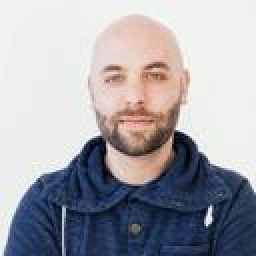
#> input picture 06_face_swap/samples/target_woman.jpg, 128 x 128 px (shown 2 times larger); its folder holds 2 pictures in this run
$ python test_engine.py
#> lines starting #> are read from the running program, lines starting #| are printed output that depends on the picture; after the words box and inside, x2 and y2 are one past the last pixel; in counts of white or black regions, pixels touching at a corner belong together
### 06_face_swap/face_swap_engine.py
"""
Face Swap Engine (no streamlit imports -> headless-testable).

Pipeline (primary):  mediapipe FaceLandmarker (tasks API, v1.x) -> ~130 face
landmark points on source & target -> shared Delaunay triangulation -> per-triangle
affine warp maps the SOURCE face texture onto the TARGET face geometry -> per-channel
color transfer (source skin tone matched to target lighting) -> Poisson seamless clone
of the face-hull region onto the target photo.

Fallback (OpenCV-only, if mediapipe missing / no mesh found): Haar frontal-face
boxes + eye detection -> partial-affine (similarity) warp source->target ->
elliptical mask -> seamless clone.

CPU only. Mediapipe model: mediapipe_models/face_landmarker.task (resolved next to
this file).
"""

import os
import time

import numpy as np
import cv2

_ENGINE_DIR = os.path.dirname(os.path.abspath(__file__))
_MODEL_PATH = os.path.join(_ENGINE_DIR, "mediapipe_models", "face_landmarker.task")

MAX_DIM = 1100  # working resolution cap (keeps CPU warp fast, demo-grade output)

# ----------------------------------------------------------------------------
# mediapipe availability (imported lazily so the Haar fallback works without it)
# ----------------------------------------------------------------------------
def mediapipe_status():
    """Return dict: available(bool), model_exists(bool), version(str|None)."""
    info = {"available": False, "model_exists": os.path.isfile(_MODEL_PATH), "version": None}
    try:
        import mediapipe as mp  # noqa: F401
        info["available"] = True
        info["version"] = getattr(mp, "__version__", "?")
    except Exception:
        pass
    return info


_LANDMARKER = None


def _get_landmarker():
    """Lazily created FaceLandmarker singleton (mediapipe 1.x tasks API)."""
    global _LANDMARKER
    if _LANDMARKER is not None:
        return _LANDMARKER
    if not os.path.isfile(_MODEL_PATH):
        raise FileNotFoundError(f"FaceLandmarker model missing: {_MODEL_PATH}")
    from mediapipe.tasks import python as mp_py
    from mediapipe.tasks.python import vision as mp_vision

    opts = mp_vision.FaceLandmarkerOptions(
        base_options=mp_py.BaseOptions(model_asset_path=_MODEL_PATH),
        running_mode=mp_vision.RunningMode.IMAGE,
        num_faces=1,
    )
    _LANDMARKER = mp_vision.FaceLandmarker.create_from_options(opts)
    return _LANDMARKER


# ----------------------------------------------------------------------------
# Image IO / prep
# ----------------------------------------------------------------------------
def decode_image(data):
    """Decode JPEG/PNG/... bytes -> BGR uint8 ndarray (alpha composited on white)."""
    if isinstance(data, np.ndarray):
        img = data
    else:
        arr = np.frombuffer(data, np.uint8)
        img = cv2.imdecode(arr, cv2.IMREAD_UNCHANGED)
    if img is None:
        raise ValueError("Could not decode image - unsupported format?")
    if img.ndim == 2:
        img = cv2.cvtColor(img, cv2.COLOR_GRAY2BGR)
    elif img.shape[2] == 4:
        alpha = img[:, :, 3:4].astype(np.float32) / 255.0
        rgb = img[:, :, :3].astype(np.float32)
        img = (rgb * alpha + 255.0 * (1.0 - alpha)).astype(np.uint8)
    return img


def _working_size(img, max_dim=MAX_DIM):
    h, w = img.shape[:2]
    scale = 1.0
    if max(h, w) > max_dim:
        scale = max_dim / float(max(h, w))
        img = cv2.resize(img, (int(round(w * scale)), int(round(h * scale))),
                         interpolation=cv2.INTER_AREA)
    return img


# [5 lines left out: function to_png_bytes, not called in this run]


# ----------------------------------------------------------------------------
# Landmark / face detection
# ----------------------------------------------------------------------------
def _mesh_points(bgr):
    """mediapipe FaceLandmarker -> (478,2) float32 pixel points or None."""
    try:
        landmarker = _get_landmarker()
        import mediapipe as mp
        rgb = cv2.cvtColor(bgr, cv2.COLOR_BGR2RGB)
        mimg = mp.Image(image_format=mp.ImageFormat.SRGB, data=rgb)
        res = landmarker.detect(mimg)
        if not res.face_landmarks:
            return None
        h, w = bgr.shape[:2]
        pts = np.array([(lm.x * w, lm.y * h) for lm in res.face_landmarks[0]],
                       dtype=np.float32)
        return pts
    except Exception:
        return None


def _haar_faces(bgr):
    """Largest face box (x,y,w,h) found by Haar cascades, or None."""
    gray = cv2.cvtColor(bgr, cv2.COLOR_BGR2GRAY)
    gray = cv2.equalizeHist(gray)
    best = None
    for cname in ("haarcascade_frontalface_default.xml",
                  "haarcascade_frontalface_alt2.xml"):
        cc = cv2.CascadeClassifier(cv2.data.haarcascades + cname)
        faces = cc.detectMultiScale(gray, 1.1, 5, minSize=(40, 40))
        for (x, y, w, h) in faces:
            if best is None or w * h > best[2] * best[3]:
                best = (int(x), int(y), int(w), int(h))
    return best


def _haar_eyes(bgr, box):
    """Two largest eyes inside box -> ((lx,ly),(rx,ry)) centers or None."""
    x, y, w, h = box
    roi = bgr[max(0, y):y + h, max(0, x):x + w]
    if roi.size == 0:
        return None
    gray = cv2.cvtColor(roi, cv2.COLOR_BGR2GRAY)
    cc = cv2.CascadeClassifier(cv2.data.haarcascades + "haarcascade_eye.xml")
    eyes = cc.detectMultiScale(gray, 1.1, 4, minSize=(max(8, w // 10), max(8, w // 10)))
    if len(eyes) < 2:
        return None
    eyes = sorted(eyes, key=lambda e: e[2] * e[3], reverse=True)[:2]
    eyes = sorted(eyes, key=lambda e: e[0])  # left-to-right
    lc = (x + eyes[0][0] + eyes[0][2] / 2.0, y + eyes[0][1] + eyes[0][3] / 2.0)
    rc = (x + eyes[1][0] + eyes[1][2] / 2.0, y + eyes[1][1] + eyes[1][3] / 2.0)
    return (np.float32(lc), np.float32(rc))


# ----------------------------------------------------------------------------
# Shared helpers
# ----------------------------------------------------------------------------
# Face-landmark subset (face oval + brows + eyes + nose + lips), order kept.
# Standard mediapipe index set used for face warp / swap pipelines.
FACE_INDICES = list(dict.fromkeys([
    # outer face oval (forehead -> right jaw -> chin -> left jaw -> forehead)
    10, 338, 297, 332, 284, 251, 389, 356, 454, 323, 361, 288, 397, 365, 379,
    378, 400, 377, 152, 148, 176, 149, 150, 136, 172, 58, 132, 93, 234, 127,
    162, 21, 54, 103, 67, 109,
    # brows
    70, 63, 105, 66, 107, 336, 296, 334, 293, 300,
    # eyes (no iris)
    33, 7, 163, 144, 145, 153, 154, 155, 133, 362, 382, 381, 380, 374, 373,
    390, 249, 263,
    # nose
    1, 2, 98, 327, 49, 279, 97, 326, 168, 6, 195, 5, 4,
    # lips
    61, 146, 91, 181, 84, 17, 314, 405, 321, 375, 291, 78, 95, 88, 178, 87,
    14, 317, 402, 318, 324, 308,
]))


def _mask_from_points(shape, pts):
    m = np.zeros(shape[:2], np.uint8)
    cv2.fillConvexPoly(m, np.int32(cv2.convexHull(pts.astype(np.float32))), 255)
    return m


def _color_transfer(src, tgt, poly_src, poly_tgt):
    """Match source face tone/contrast to target face (per BGR channel)."""
    m1 = _mask_from_points(src.shape, poly_src)
    m2 = _mask_from_points(tgt.shape, poly_tgt)
    s1 = src[m1 > 0].reshape(-1, 3).astype(np.float32)
    s2 = tgt[m2 > 0].reshape(-1, 3).astype(np.float32)
    if len(s1) < 80 or len(s2) < 80:
        return src
    ms, mt = s1.mean(axis=0), s2.mean(axis=0)
    ss, st = s1.std(axis=0) + 1e-6, s2.std(axis=0) + 1e-6
    ratio = np.clip(st / ss, 0.5, 2.2)
    out = (src.astype(np.float32) - ms) * ratio + mt
    return np.clip(out, 0, 255).astype(np.uint8)


def _composite(canvas, tgt, mask255):
    """Poisson seamless clone (NORMAL_CLONE), alpha blend fallback if it fails."""
    try:
        ys, xs = np.nonzero(mask255)
        center = (int(xs.mean()), int(ys.mean()))
        return cv2.seamlessClone(canvas, tgt, mask255, center, cv2.NORMAL_CLONE)
    except Exception:
        m = cv2.GaussianBlur(mask255, (0, 0), 3).astype(np.float32) / 255.0
        return (tgt.astype(np.float32) * (1 - m[..., None]) +
                canvas.astype(np.float32) * m[..., None]).astype(np.uint8)


# [51 lines left out: functions _delaunay_tris, _warp_by_triangles, not called in this run]


# ----------------------------------------------------------------------------
# Main swap (primary + fallback)
# ----------------------------------------------------------------------------
def swap_faces(src_data, tgt_data):
    """Swap SOURCE face onto TARGET photo. Returns (result_bgr, info dict)."""
    t0 = time.time()
    src = _working_size(decode_image(src_data))
    tgt = _working_size(decode_image(tgt_data))

    # -- try landmark path ---------------------------------------------------
    pts_src, pts_tgt = _mesh_points(src), _mesh_points(tgt)
    if pts_src is not None and pts_tgt is not None:
        result, method = _swap_landmarks(src, tgt, pts_src, pts_tgt)
    else:
        result, method = _swap_haar(src, tgt)

    info = {
        "method": method,
        "time_ms": int((time.time() - t0) * 1000),
        "src_shape": (src.shape[1], src.shape[0]),
        "tgt_shape": (tgt.shape[1], tgt.shape[0]),
        "out_shape": (result.shape[1], result.shape[0]),
    }
    return result, info


# [31 lines left out: function _swap_landmarks, not called in this run]


def _swap_haar(src, tgt):
    """OpenCV-only fallback: Haar boxes/eyes -> similarity warp -> ellipse blend."""
    bs, bt = _haar_faces(src), _haar_faces(tgt)
    if bs is None or bt is None:
        raise ValueError(
            "No face detected. Use a clear, front-facing photo of one person "
            "(good lighting, face filling most of the frame)."
        )
    es, et = _haar_eyes(src, bs), _haar_eyes(tgt, bt)

    def box_pts(box, eye):
        x, y, w, h = box
        pts = []
        if eye:
            pts += [eye[0], eye[1], ((eye[0][0] + eye[1][0]) / 2, (eye[0][1] + eye[1][1]) / 2)]
        pts.append((x + w / 2.0, y + h * 0.62))  # chin estimate
        return np.float32(pts)

    ps, pt = box_pts(bs, es), box_pts(bt, et)
    if len(ps) == len(pt) and len(ps) >= 2:
        M, _ = cv2.estimateAffinePartial2D(ps, pt)
    else:  # geometry from box centers only (no eyes)
        cs = (bs[0] + bs[2] / 2.0, bs[1] + bs[3] / 2.0)
        ct = (bt[0] + bt[2] / 2.0, bt[1] + bt[3] / 2.0)
        s = (bt[2] / float(bs[2]) + bt[3] / float(bs[3])) / 2.0
        M = np.float32([[s, 0, ct[0] - s * cs[0]], [0, s, ct[1] - s * cs[1]]])
    if M is None:
        raise ValueError("Could not align the two faces.")

    # color-correct source using box regions, then warp full frame
    src_c = _color_transfer(src, tgt,
                            np.float32([[bs[0], bs[1]], [bs[0] + bs[2], bs[1]],
                                        [bs[0] + bs[2], bs[1] + bs[3]], [bs[0], bs[1] + bs[3]]]),
                            np.float32([[bt[0], bt[1]], [bt[0] + bt[2], bt[1]],
                                        [bt[0] + bt[2], bt[1] + bt[3]], [bt[0], bt[1] + bt[3]]]))
    h, w = tgt.shape[:2]
    canvas = cv2.warpAffine(src_c, M, (w, h), flags=cv2.INTER_LINEAR,
                            borderMode=cv2.BORDER_REFLECT_101)
    x, y, bw, bh = bt
    mask = np.zeros((h, w), np.uint8)
    cv2.ellipse(mask, (int(x + bw / 2), int(y + bh * 0.44)),
                (int(bw * 0.46), int(bh * 0.55)), 0, 0, 360, 255, -1)
    mask = cv2.GaussianBlur(mask, (0, 0), 2)
    result = _composite(canvas, tgt, mask)
    return result, "OpenCV Haar (fallback)"

### 06_face_swap/test_engine.py
"""Headless verification of the face swap engine on the bundled sample pair."""
import os
import sys

import cv2
import numpy as np

import face_swap_engine as fse

ROOT = os.path.dirname(os.path.abspath(__file__))
SRC = os.path.join(ROOT, "samples", "source_man.jpg")
TGT = os.path.join(ROOT, "samples", "target_woman.jpg")
OUT = os.path.join(ROOT, "result_test_man2woman.png")

def mean_abs_diff(a, b):
    a = cv2.resize(a, (b.shape[1], b.shape[0])) if a.shape != b.shape else a
    return float(np.abs(a.astype(np.int16) - b.astype(np.int16)).mean())

def main():
    with open(SRC, "rb") as f:
        src_bytes = f.read()
    with open(TGT, "rb") as f:
        tgt_bytes = f.read()

    src_img = fse.decode_image(src_bytes)
#> in decode_image, img is the input picture: shape (128, 128, 3); mean B, G, R 170.5, 164.4, 164.7
    tgt_img = fse.decode_image(tgt_bytes)
    print(f"mediapipe status: {fse.mediapipe_status()}")
    print(f"source {src_img.shape[1]}x{src_img.shape[0]}  target {tgt_img.shape[1]}x{tgt_img.shape[0]}")
#| source 128x128  target 128x128

    # face-detection smoke check
    from face_swap_engine import _mesh_points, _haar_faces
    ms, mt = _mesh_points(src_img), _mesh_points(tgt_img)
    print("mesh src:", ms is not None, " mesh tgt:", mt is not None,
          " haar src:", _haar_faces(src_img) is not None,
          " haar tgt:", _haar_faces(tgt_img) is not None)
#> in _haar_faces, `gray = cv2.equalizeHist(gray)`:
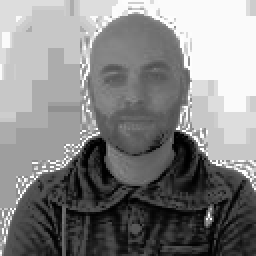
#> gray: shape (128, 128) (shown 2 times larger); min 0, max 255, mean 132.4
#> the loop in _haar_faces, `for cname in ("haarcascade_frontalface_default.xml", "haarcascade_fron..` made 2 passes
#> faces on passes 1 to 2: [[41, 18, 53, 53]], [[42, 19, 51, 51]]
#> after the loop in _haar_faces, `for cname in ("haarcascade_frontalface_default.xml",`: best = (41, 18, 53, 53)
#> in _haar_faces (call 2), `gray = cv2.equalizeHist(gray)`:
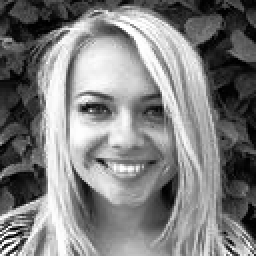
#> gray: shape (128, 128) (shown 2 times larger); min 0, max 255, mean 128.1
#> the loop in _haar_faces (call 2), `for cname in ("haarcascade_frontalface_default.xml", "haarcascade_fron..` made 2 passes
#> faces on passes 1 to 2: [[22, 24, 80, 80]], [[24, 26, 76, 76]]
#> after the loop in _haar_faces (call 2), `for cname in ("haarcascade_frontalface_default.xml",`: best = (22, 24, 80, 80)
#| mesh src: False  mesh tgt: False  haar src: True  haar tgt: True

    result, info = fse.swap_faces(src_bytes, tgt_bytes)
#> in _working_size, `h, w = img.shape[:2]`: h = 128
#> in _swap_haar, `bs, bt = _haar_faces(src), _haar_faces(tgt)`: bs = (41, 18, 53, 53); bt = (22, 24, 80, 80)
#> in _haar_eyes, `x, y, w, h = box`: x = 41; y = 18; w = 53
#> in _haar_eyes, `eyes = cc.detectMultiScale(gray, 1.1, 4, minSize=(max(8, w // 10), max..`: eyes = [[26, 8, 21, 21]]
#> call 2 of _haar_eyes, with box = (22, 24, 80, 80)
#> in _haar_eyes (call 2), `x, y, w, h = box`: x = 22; y = 24; w = 80
#> in _haar_eyes (call 2), `gray = cv2.cvtColor(roi, cv2.COLOR_BGR2GRAY)`:
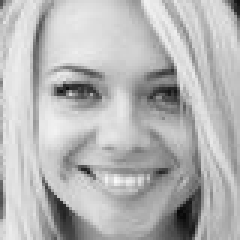
#> gray: shape (80, 80) (shown 3 times larger); min 9, max 250, mean 181.9
#> in _haar_eyes (call 2), `eyes = cc.detectMultiScale(gray, 1.1, 4, minSize=(max(8, w // 10), max..`: eyes = [[13, 18, 24, 24]]
#> in box_pts, `x, y, w, h = box`: x = 41; y = 18; w = 53
#> in _swap_haar, `ps, pt = box_pts(bs, es), box_pts(bt, et)`: ps = [[67.5, 50.86]]; pt = [[62, 73.6]]
#> in _swap_haar, `cs = (bs[0] + bs[2] / 2.0, bs[1] + bs[3] / 2.0)`: cs = (67.5, 44.5)
#> in _swap_haar, `ct = (bt[0] + bt[2] / 2.0, bt[1] + bt[3] / 2.0)`: ct = (62, 64)
#> in _swap_haar, `s = (bt[2] / float(bs[2]) + bt[3] / float(bs[3])) / 2.0`: s = 1.51
#> in _swap_haar, `M = np.float32([[s, 0, ct[0] - s * cs[0]], [0, s, ct[1] - s * cs[1]]])`: M = [[1.51, 0, -39.89], [0, 1.51, -3.17]]
#> in _mask_from_points, `cv2.fillConvexPoly(m, np.int32(cv2.convexHull(pts.astype(np.float32)))..`: m: shape (128, 128); 17.8% white; 1 white region, box (x1, y1, x2, y2) and area: (41, 18, 95, 72) 2916
#> call 2 of _mask_from_points, with shape = (128, 128, 3), pts = array of shape (4, 2)
#> in _mask_from_points (call 2), `cv2.fillConvexPoly(m, np.int32(cv2.convexHull(pts.astype(np.float32)))..`:
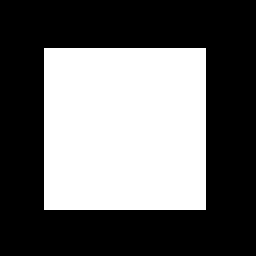
#> m: shape (128, 128) (shown 2 times larger); 40% white; 1 white region, box (x1, y1, x2, y2) and area: (22, 24, 103, 105) 6561
#> in _color_transfer, `s1 = src[m1 > 0].reshape(-1, 3).astype(np.float32)`: s1 = 2916 rows, first 8: [237, 239, 239], [236, 238, 239], [236, 238, 239], [236, 238, 239], [238, 240, 241], [239, 240, 244], [237, 240, 245], [224, 229, 238]
#> in _color_transfer, `ms, mt = s1.mean(axis=0), s2.mean(axis=0)`: ms = [167.5, 178.1, 205.3]; mt = [140.4, 171.2, 216.8]
#> in _color_transfer, `ss, st = s1.std(axis=0) + 1e-6, s2.std(axis=0) + 1e-6`: ss = [52.72, 50.4, 46.86]; st = [49.02, 46.25, 41.32]
#> in _color_transfer, `ratio = np.clip(st / ss, 0.5, 2.2)`: ratio = [0.93, 0.918, 0.882]
#> in _swap_haar, `canvas = cv2.warpAffine(src_c, M, (w, h), flags=cv2.INTER_LINEAR, bord..`:
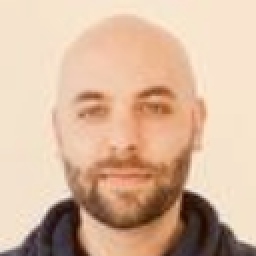
#> canvas: shape (128, 128, 3) (shown 2 times larger); mean B, G, R 158.2, 183.3, 215.5
#> in _swap_haar, `x, y, bw, bh = bt`: x = 22; y = 24; bw = 80
#> in _swap_haar, `cv2.ellipse(mask, (int(x + bw / 2), int(y + bh * 0.44)), (int(bw * 0.4..`: mask: shape (128, 128); 31.1% white; 1 white region, box (x1, y1, x2, y2) and area: (26, 15, 99, 104) 5095
#> in _swap_haar, `mask = cv2.GaussianBlur(mask, (0, 0), 2)`:
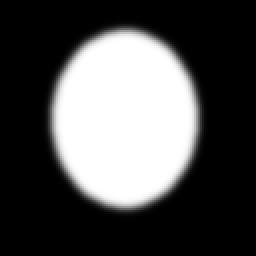
#> mask: shape (128, 128) (shown 2 times larger); min 0, max 255, mean 79.3
#> in _composite, `ys, xs = np.nonzero(mask255)`: ys = 6687 values from 9 to 109; xs = 6687 values, max 104 at index 2789, min 20 at index 2705, mean 61.99
#> in _composite, `center = (int(xs.mean()), int(ys.mean()))`: center = (61, 59)
#> in _composite, `return cv2.seamlessClone(canvas, tgt, mask255, center, cv2.NORMAL_CLONE)`:
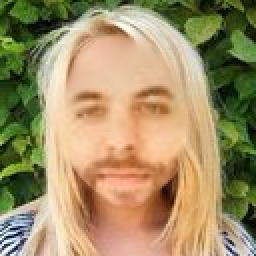
#> returned value: shape (128, 128, 3) (shown 2 times larger); mean of channels 0, 1, 2 102.3, 143, 161.1; drawn as B, G, R
#> in swap_faces, `result, method = _swap_haar(src, tgt)`: method = 'OpenCV Haar (fallback)'
#> info = {'method': 'OpenCV Haar (fallback)', 'time_ms': 92, 'src_shape': (128, 128), 'tgt_shape': (128, 128), 'out_shape': (128, 128)}
    print("swap info:", info)
#| swap info: {'method': 'OpenCV Haar (fallback)', 'time_ms': 92, 'src_shape': (128, 128), 'tgt_shape': (128, 128), 'out_shape': (128, 128)}
    cv2.imwrite(OUT, result)

    assert os.path.isfile(OUT) and os.path.getsize(OUT) > 1000, "output not written"
    d_src = mean_abs_diff(result, src_img)
#> d_src = 105.5
    d_tgt = mean_abs_diff(result, tgt_img)
#> d_tgt = 8.24
    print(f"output: {OUT} ({os.path.getsize(OUT)} bytes)")
    print(f"mean |result-source| = {d_src:.2f}   mean |result-target| = {d_tgt:.2f}")
#| mean |result-source| = 105.54   mean |result-target| = 8.24
    assert d_src > 3 and d_tgt > 3, "result too similar to an input - swap failed?"
    print("OK: swapped output produced and differs from both inputs.")

if __name__ == "__main__":
    sys.exit(main())
#> (the program exits here)
